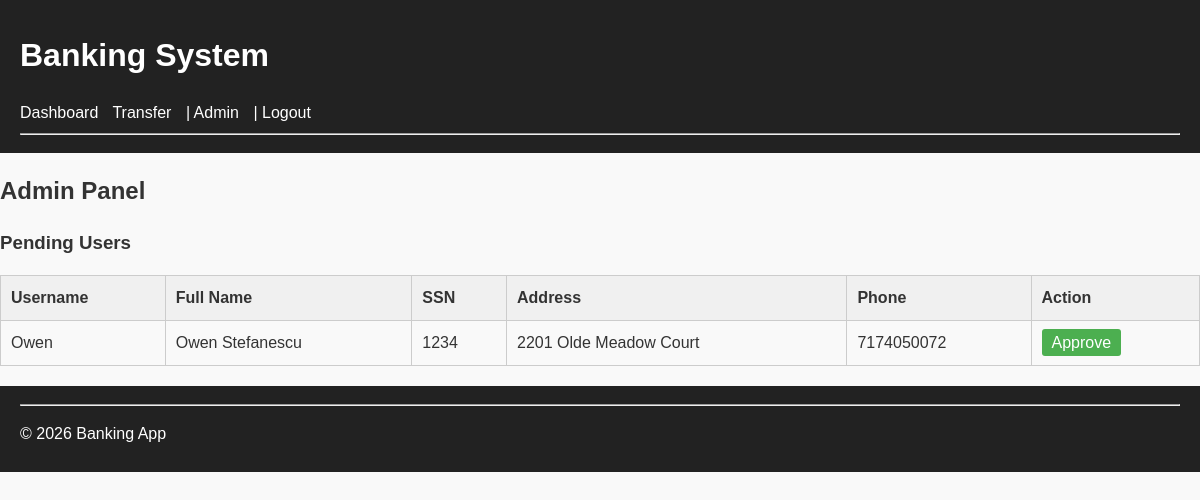
The app's page /admin (signed in), older data.
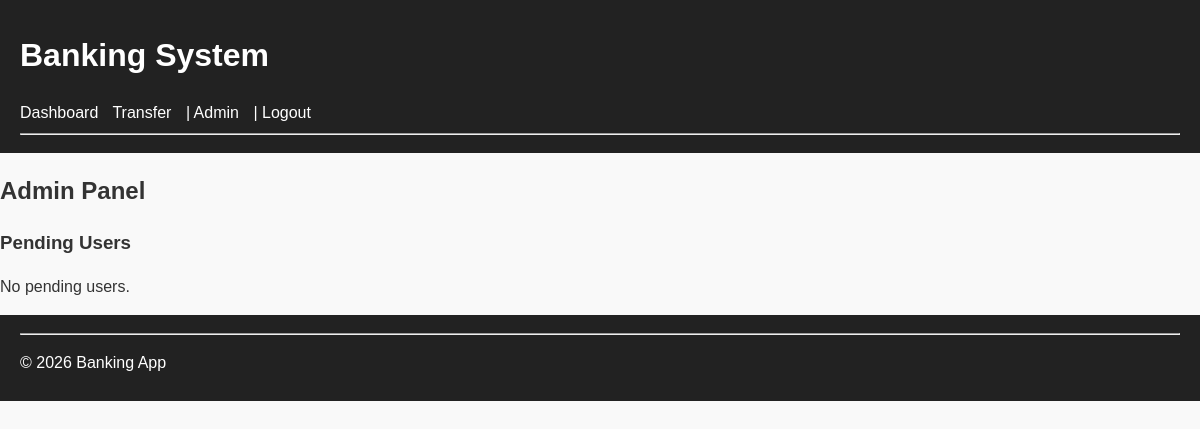
The same page, newer data.
### bank_app/models/user.py (models this page shows)
class User(db.Model):
    __tablename__ = "users"
    id = db.Column(db.Integer, primary_key=True)
    username = db.Column(db.String(50), unique=True, nullable=False)
    first_name = db.Column(db.String(50), nullable=False)
    last_name = db.Column(db.String(50), nullable=False)
    ssn = db.Column(db.String(20), nullable=False)
    address = db.Column(db.String(200), nullable=False)
    phone = db.Column(db.String(20), nullable=False)
    password = db.Column(db.String(200), nullable=False)
    approved = db.Column(db.Boolean, default=False)
    is_admin = db.Column(db.Boolean, default=False)
    account_number = db.Column(db.String(20), unique=True)
    balance = db.Column(db.Float, default=0.0)

### bank_app/main.py (the view)
@app.route("/admin")
def admin_page():
    if not session.get("is_admin"):
        return "Unauthorized"
    users = User.query.filter_by(approved=False).all()
    return render_template("admin.html", users=users)

### bank_app/templates/admin.html (shortened to what this page needs)
{% extends "base.html" %}
{% block content %}
<h2>Admin Panel</h2>
<h3>Pending Users</h3>
{% if users %}
    <table class="pending-users">
        <thead>
            <tr>
                <th>Username</th>
                <th>Full Name</th>
                <th>SSN</th>
                <th>Address</th>
                <th>Phone</th>
                <th>Action</th>
            </tr>
        </thead>
        <tbody>
        {% for user in users %}
            <tr>
                <td>{{ user.username }}</td>
                <td>{{ user.first_name }} {{ user.last_name }}</td>
                <td>{{ user.ssn }}</td>
                <td>{{ user.address }}</td>
                <td>{{ user.phone }}</td>
                <td><a class="approve-btn" href="/approve/{{ user.id }}">Approve</a></td>
            </tr>
        {% endfor %}
        </tbody>
    </table>
{% else %}
    <p>No pending users.</p>
{% endif %}
{% endblock %}

### bank_app/templates/base.html (shortened to what this page needs)
<!DOCTYPE html>
<html lang="en">
<head>
    <link rel="stylesheet" href="../static/styles.css">
</head>
<body>
    <header>
        <h1>Banking System</h1>
        <nav>
            {% if session.get('user_id') %}
                <a href="/dashboard">Dashboard</a>
                <a href="/transfer">Transfer</a>
                {% if session.get('is_admin') %}
                    | <a href="/admin">Admin</a>
                {% endif %}
                | <a href="/logout">Logout</a>
            {% else %}
                <a href="/register">Register</a> |
                <a href="/login">Login</a>
            {% endif %}
        </nav>
        <hr>
    </header>
    <main>
        {% block content %}{% endblock %}
    </main>
    <footer>
        <hr>
        <p>© 2026 Banking App</p>
    </footer>
</body>
</html>

### bank_app/static/styles.css (style rules this page uses)
body { font-family: Arial, sans-serif; background-color: #f9f9f9; color: #333; line-height: 1.5; margin: 0; padding: 0; }
header, footer { background-color: #222; color: #fff; padding: 10px 20px; }
header nav a { color: #fff; margin-right: 10px; text-decoration: none; }

Row changes from the older to the newer data that the page shows:
no longer on this page (row edited): User: username "Owen", first_name "Owen", last_name "Stefanescu", ssn "1234", address "2201 Olde Meadow Court", phone "7174050072"
Text that changed along with them:
text no longer shown: "Username Full Name SSN Address Phone Action"
text now shown: "No pending users."
